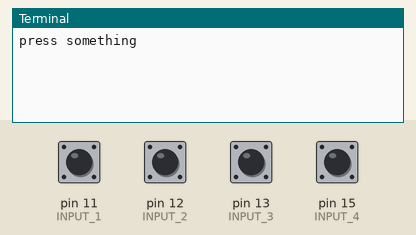
Bench run of a program on a simulated Raspberry Pi (header pin numbers). On the bench: the last lines printed to the terminal. Inputs (shaded band) come from the test bench; at power-on: pin 11 (INPUT_1), pin 12 (INPUT_2), pin 13 (INPUT_3), pin 15 (INPUT_4) LOW.

Above: at 1.2 s.
1.3 s: pin 11 (INPUT_1) pulled HIGH for 0.15 s
At 1.9 s:
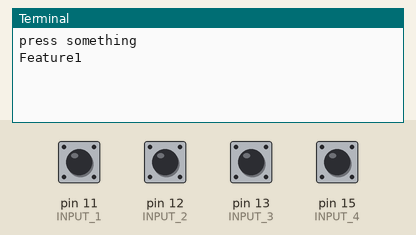
2.9 s: pin 12 (INPUT_2) pulled HIGH for 0.15 s
At 4.1 s:
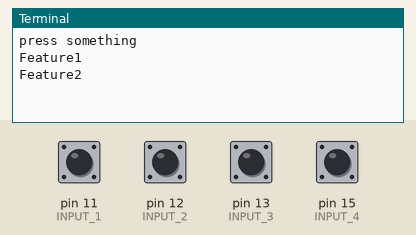
4.5 s: pin 13 (INPUT_3) pulled HIGH for 0.15 s
At 5.5 s:
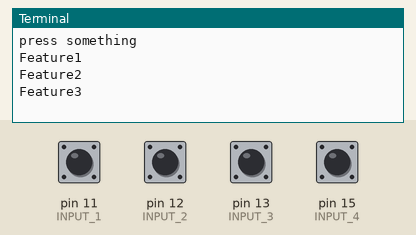
6.1 s: pin 15 (INPUT_4) pulled HIGH for 0.15 s
At 6.7 s:
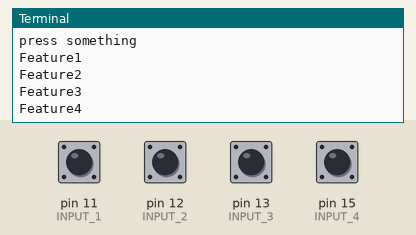
Timing chart, 0 to 8.7 s (numbered marks = the images above; inputs shaded):
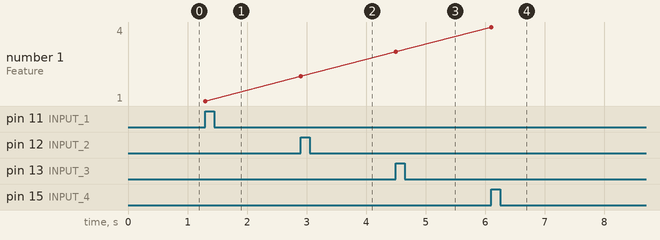

The program:

buttons_pressed.py
```python
import RPi.GPIO as GPIO
import time

INPUT_1 = 11
INPUT_2 = 12
INPUT_3 = 13
INPUT_4 = 15

GPIO.setmode(GPIO.BOARD)

GPIO.setup(INPUT_1, GPIO.IN, pull_up_down=GPIO.PUD_DOWN)
GPIO.setup(INPUT_2, GPIO.IN, pull_up_down=GPIO.PUD_DOWN)
GPIO.setup(INPUT_3, GPIO.IN, pull_up_down=GPIO.PUD_DOWN)
GPIO.setup(INPUT_4, GPIO.IN, pull_up_down=GPIO.PUD_DOWN)


def my_callback_1(channel):
    print "Feature1"


def my_callback_2(channel):
    print "Feature2"


def my_callback_3(channel):
    print "Feature3"


def my_callback_4(channel):
    print "Feature4"


GPIO.add_event_detect(INPUT_1, GPIO.RISING, callback=my_callback_1, bouncetime=300)
GPIO.add_event_detect(INPUT_2, GPIO.RISING, callback=my_callback_2, bouncetime=300)
GPIO.add_event_detect(INPUT_3, GPIO.RISING, callback=my_callback_3, bouncetime=300)
GPIO.add_event_detect(INPUT_4, GPIO.RISING, callback=my_callback_4, bouncetime=300)

try:
    print "press something"
    while True:
        # print "hello"
        time.sleep(1)
except KeyboardInterrupt:
    GPIO.cleanup()  # clean up GPIO on CTRL+C exit
GPIO.cleanup()  # clean up GPIO on normal exit
```

Measured:
- after the input at 1.3 s, the terminal: prints a new line at once (image 1)
- after the input at 2.9 s, the terminal: prints a new line at once (image 2)
- after the input at 4.5 s, the terminal: prints a new line at once (image 3)
- after the input at 6.1 s, the terminal: prints a new line at once (image 4)
- plotted number 1: 1 → 2 after the input at 2.9 s, 2 → 3 after the input at 4.5 s, 3 → 4 after the input at 6.1 s
